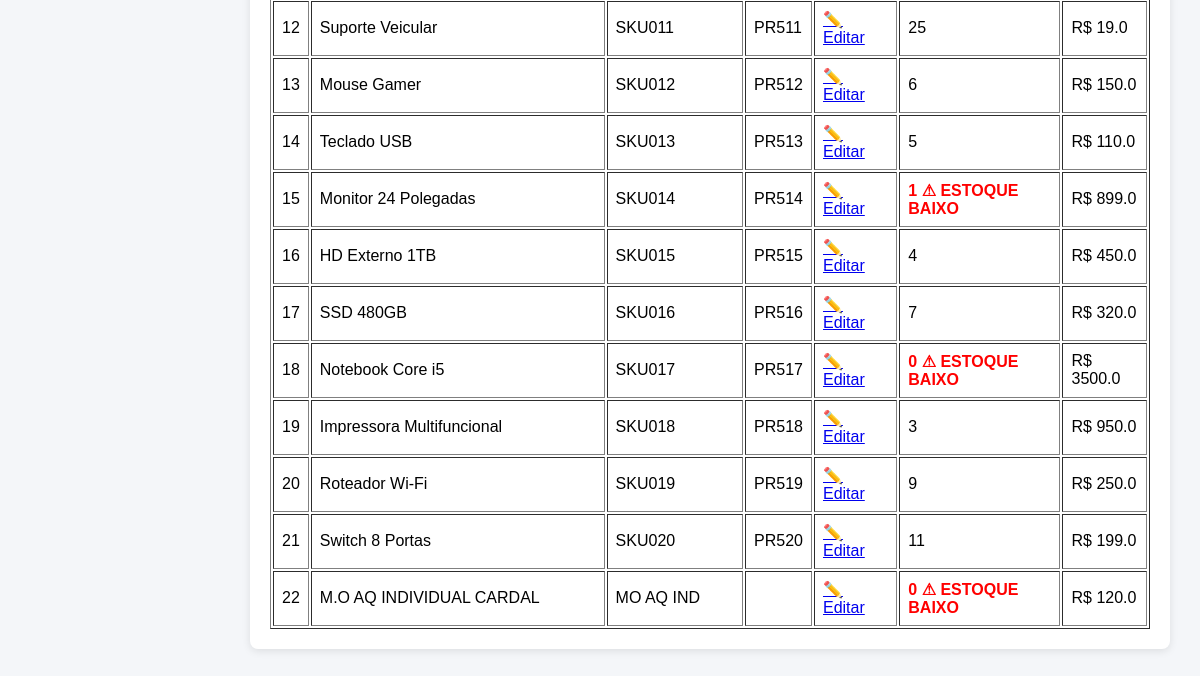
/produtos (lower part), run on an earlier commit of the app's database.
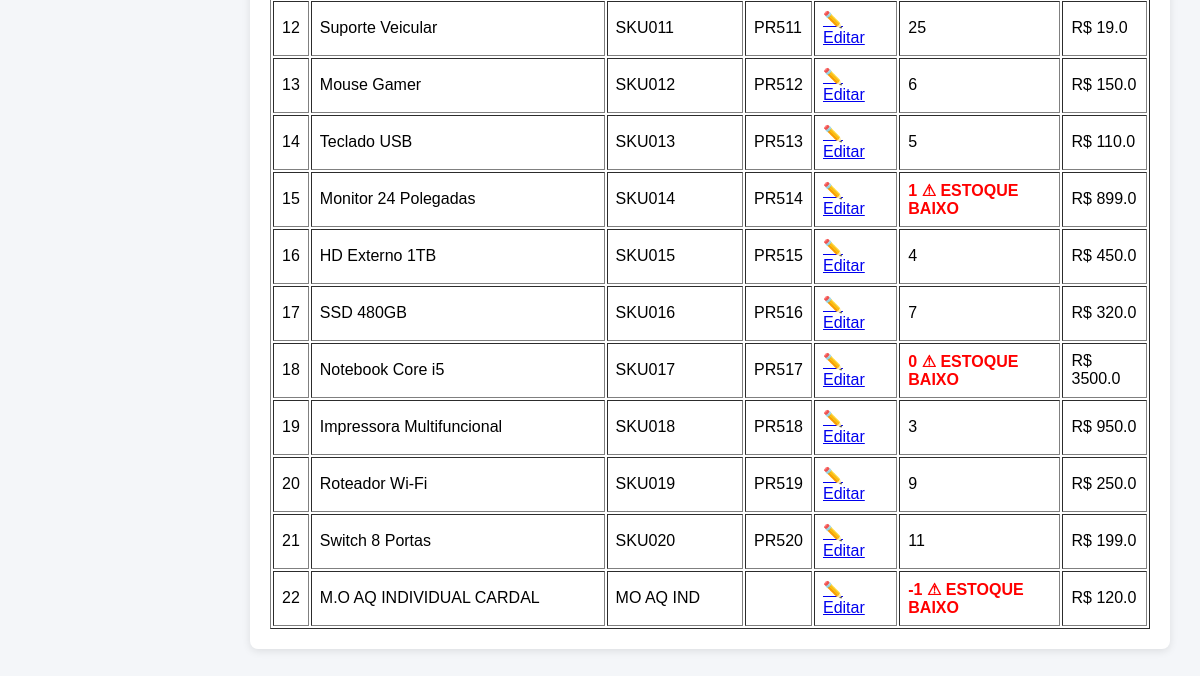
And on a later commit of the database.
### tables this page shows
CREATE TABLE produtos (
    id INTEGER PRIMARY KEY AUTOINCREMENT,
    sku TEXT,
    nome TEXT NOT NULL,
    codigo_barras TEXT,
    codigo_fabricante TEXT,
    categoria_id INTEGER,
    fornecedor_id INTEGER,
    preco_custo REAL,
    preco_venda REAL,
    estoque INTEGER DEFAULT 0,
    estoque_minimo INTEGER DEFAULT 0,
    unidade TEXT,
    ncm TEXT
, tipo TEXT);

### app.py (the view, shortened to what this page needs)
@app.route("/produtos", methods=["GET", "POST"])
def produtos():
    conn = conectar()
    cursor = conn.cursor()
    busca = request.args.get("busca", "").strip()
    if busca:
        cursor.execute("""
            SELECT * FROM produtos
            WHERE nome LIKE ?
            OR sku LIKE ?
            OR codigo_barras LIKE ?
            OR codigo_fabricante LIKE ?
        """, (
            f"%{busca}%",
            f"%{busca}%",
            f"%{busca}%",
            f"%{busca}%"
        ))
    else:
        cursor.execute("SELECT * FROM produtos")
    produtos = cursor.fetchall()
    cursor.execute("SELECT * FROM categorias")
    categorias = cursor.fetchall()
    cursor.execute("SELECT * FROM fornecedores")
    fornecedores = cursor.fetchall()
    conn.close()
    return render_template(
        "produtos.html",
        categorias=categorias,
        fornecedores=fornecedores,
        produtos=produtos
    )

### banco.py (called while the page is built)
def conectar():
    conn = sqlite3.connect("database.db")
    conn.row_factory = sqlite3.Row   # ← ADICIONE ISSO
    conn.execute("PRAGMA foreign_keys = ON")
    return conn

### templates/produtos.html (shortened to what this page needs)
{% extends "base.html" %}
{% block content %}
<div class="card">
<table border="1" width="100%" cellpadding="8">
    <tbody>
        {% for produto in produtos %}
        <tr>
            <td>{{ produto.id }}</td>
            <td>{{ produto.nome }}</td>
            <td>{{ produto.sku }}</td>
            <td>{{ produto.codigo_fabricante }}</td>
            <td><a href="/editar/{{ produto.id }}">✏️ Editar</a></td>
            <td>
    {% if produto.estoque <= produto.estoque_minimo %}
        <span style="color:red; font-weight:bold;">
            {{ produto.estoque }} ⚠ ESTOQUE BAIXO
        </span>
    {% else %}
        {{ produto.estoque }}
    {% endif %}
</td>
            <td>R$ {{ produto.preco_venda }}</td>
        </tr>
        {% endfor %}
    </tbody>
</table>
</div>
{% endblock %}

### templates/base.html (shortened to what this page needs)
<!DOCTYPE html>
<html>
<head>
    <link rel="stylesheet" href="{{ url_for('static', filename='style.css') }}">
</head>
<body>
<div class="main">
    {% block content %}{% endblock %}
</div>
</body>
</html>

### static/style.css (style rules this page uses)
body { margin: 0; font-family: Arial, sans-serif; background-color: #f4f6f9; display: flex; }
.main { margin-left: 220px; padding: 30px; width: 100%; }
.card { background: white; padding: 20px; border-radius: 8px; box-shadow: 0px 2px 8px rgba(0,0,0,0.1); margin-bottom: 20px; }

What changed in the data, as far as the page shows it:
changed produtos "M.O AQ INDIVIDUAL CARDAL": estoque "0" → "-1"
